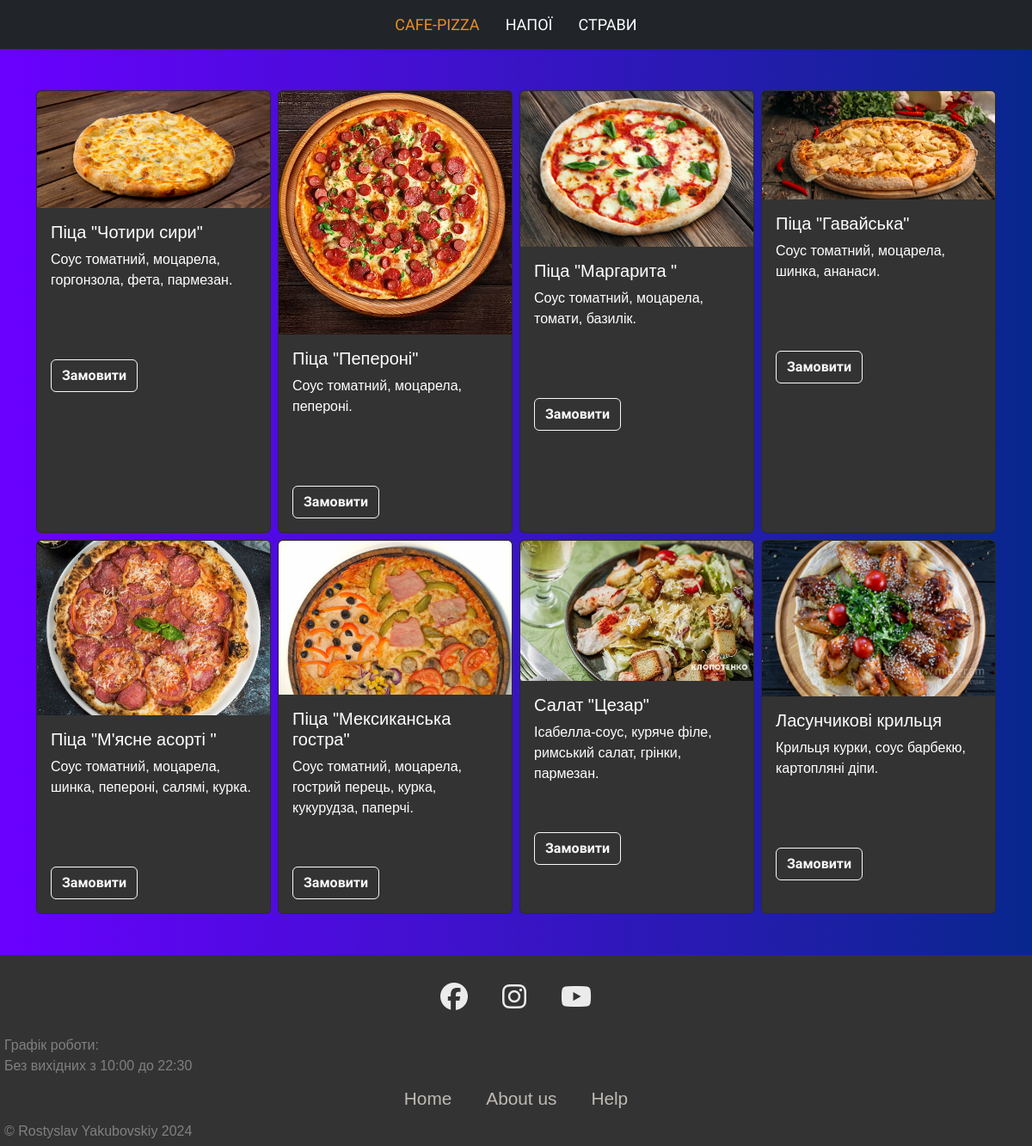
Page /category/2 on the committed database.
### tables this page shows
CREATE TABLE "categories" (
	"id"	INTEGER,
	"title"	TEXT NOT NULL, img TEXT,
	PRIMARY KEY("id" AUTOINCREMENT)
);

CREATE TABLE "products" (
	"id"	INTEGER,
	"title"	TEXT NOT NULL,
	"description"	TEXT,
	"image"	TEXT,
	"price"	REAL NOT NULL,
	"category_id"	INTEGER,
	"size"	TEXT DEFAULT 'Middle',
	FOREIGN KEY("category_id") REFERENCES "categories"("id"),
	PRIMARY KEY("id" AUTOINCREMENT)
);

### app.py (the view)
@app.route("/category/<category_id>")
def products_by_categories(category_id):
    categories = db.get_all_categories()
    products = db.get_products_by_category(int(category_id))
    return render_template("category_product.html",categories=categories,products = products)

### sql_queries.py (called while the page is built)
    def open(self):
        self.conn = sqlite3.connect(self.dbname) # підключаємося до бази данних
        self.cursor = self.conn.cursor()#створюємо курсор

    def close(self):
        self.cursor.close()
        self.conn.close()# закриваємо все в кінці коду

    def get_products_by_category(self,category_id):
        self.open()
        self.cursor.execute("SELECT * FROM products WHERE category_id=(?)",[category_id])
        data = self.cursor.fetchall()
        self.close()
        return data

    def get_all_categories(self):
        self.open()
        self.cursor.execute("SELECT * FROM categories")
        data = self.cursor.fetchall()
        self.close()
        return data

### templates/category_product.html
{% extends 'base.html' %}
{% block content %}
<div class="container my-5">
  <div class="row row-cols-1 row-cols-md-2 row-cols-lg-3 row-cols-xl-4 g-2">
      {% for product in products %}
        <div class = "col">
        {% include 'post_card.html' %}
      </div>
      {% endfor %}
  </div>
</div>
{% endblock content %}

### templates/base.html (shortened to what this page needs)
<!DOCTYPE html>
<html lang="en">
<head>
    <link href="https://cdn.jsdelivr.net/npm/bootstrap@5.3.2/dist/css/bootstrap.min.css" rel="stylesheet">
    <link rel="stylesheet" href="https://cdnjs.cloudflare.com/ajax/libs/font-awesome/6.5.1/css/all.min.css" />
    <link rel = "stylesheet" href = "/static/style.css">
</head>
<body class="head_r">
    <header>
        {% include 'menu.html' %}
    </header>
    <main>
        {% block content %}{% endblock content %}
    </main>
    <footer>
        <div class = "footerContainer">
           <div class ="socialIcons">
            <a href="https://www.facebook.com/?locale=uk_UA"><i class = "fa-brands fa-facebook"></i></a>
            <a href="https://www.instagram.com/accounts/login/"><i class = "fa-brands fa-instagram"></i></a>
            <a href="https://www.youtube.com/?app=desktop&gl=UA&hl=uk"><i class = "fa-brands fa-youtube"></i></a>
        </div>
            </div>
            <div class = "textinfo">
                <p >Графік роботи:</p>
                <p >Без вихідних з 10:00 до 22:30</p>
            </div>
        <div class = "footerNav">
        <li><a href="/">Home</a></li>
        <li><a href="">About us</a></li>
        <li><a href="">Help</a></li>
        </div>
        <div class = "footerBottom">
        &copy; Rostyslav Yakubovskiy 2024
        </div>
    </footer>
</body>
</html>

### templates/menu.html (shortened to what this page needs)
  <nav class="navbar navbar-expand-lg bg-dark navbar-dark shadow-sm py-3 py-lg-0 px-3 px-lg-0">
    <div class="collapse navbar-collapse" id="navbarCollapse">
        <div class="navbar-nav ms-auto mx-lg-auto py-0">
            <a href="/" class="nav-item nav-link active">Cafe-Pizza</a>
          {% for category in categories %}
          <li class="nav-item">
            <a class="nav-link" href="{{ url_for('products_by_categories', category_id=category[0]) }}">{{category[1]}}</a>
          </li>
          {% endfor %}
        </div>
    </div>
</nav>

### templates/post_card.html
<div class="card h-100 dark-card" style="max-width: 25rem; max-height: 35rem;">
    <img src="{{ url_for('static', filename='img/'+product[3]) }}" class="card-img-top" alt="...">
    <div class="card-body">
      <h5 class="card-title">{{product[1]}}</h5>
      <p class="card-text overflow-y-hidden" style ="height: 7rem">{{product[2]}}</p>
      <a href= "{{ url_for('order', product_id=product[0]) }}" class="btn btn-outline-light">Замовити</a>
    </div>
  </div>

### static/style.css (style rules this page uses)
.head_r { background: linear-gradient(to left, #08278d 0%, #6a00ff 100%); }
body { font-family: "Raleway", sans-serif; margin: 0; width: 100%; height: 100vh; align-items: center; }
* { margin: 0; padding: 0; box-sizing: border-box; }
.dark-card { background-color: #333; color: #fff; }
.textinfo p { padding: 0px; margin: 0px; }
footer { background-color: #333; color:gray; padding: 5px; }
.socialIcons { display: flex; justify-content: center; }
.socialIcons a { padding: 10px; margin: 10px; font-size: 2em; opacity: 0.9; color: white; }
.footerNav { margin: 10px 0; display: flex; justify-content: center; text-decoration: none; list-style-type: none; }
.footerNav li a { color: #FAF3EB; text-decoration: none; margin: 20px; font-size: 1.3em; opacity: 0.7; transition: 0.5s; list-style-type: none; }
:root { --primary: #E88F2A; --secondary: #FAF3EB; --light: #FFFFFF; --dark: #2B2825; }
.btn { font-family: 'Oswald', sans-serif; font-weight: 600; transition: .5s; }
.navbar-dark .navbar-nav .nav-link { font-family: 'Oswald', sans-serif; padding: 15px 15px; font-size: 18px; font-weight: 500; text-transform: uppercase; color: var(--light); outline: none; transition: .5s; }
.navbar-dark .navbar-nav .nav-link:hover, .navbar-dark .navbar-nav .nav-link.active { color: var(--primary); }

### rows in the picture
categories: title "НАПОЇ"
categories: title "СТРАВИ"
products: image (picture), title "Піца \"Чотири сири\"", description "Соус томатний, моцарела, горгонзола, фета, пармезан."
products: image (picture), title "Піца \"Пепероні\"", description "Соус томатний, моцарела, пепероні."
products: image (picture), title "Піца \"Маргарита \"", description "Соус томатний, моцарела, томати, базилік."
products: image (picture), title "Піца \"Гавайська\"", description "Соус томатний, моцарела, шинка, ананаси."
products: image (picture), title "Піца \"М'ясне асорті \"", description "Соус томатний, моцарела, шинка, пепероні, салямі, курка."
products: image (picture), title "Піца \"Мексиканська гостра\"", description "Соус томатний, моцарела, гострий перець, курка, кукурудза, паперчі."
products: image (picture), title "Салат \"Цезар\"", description "Ісабелла-соус, куряче філе, римський салат, грінки, пармезан."
products: image (picture), title "Ласунчикові крильця", description "Крильця курки, соус барбекю, картопляні діпи."
